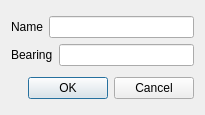
<?xml version="1.0" encoding="UTF-8"?>
<ui version="4.0">
 <class>RotPresetDialog</class>
 <widget class="QDialog" name="RotPresetDialog">
  <property name="geometry">
   <rect>
    <x>0</x>
    <y>0</y>
    <width>205</width>
    <height>115</height>
   </rect>
  </property>
  <property name="windowTitle">
   <string>Dialog</string>
  </property>
  <layout class="QVBoxLayout" name="verticalLayout_2">
   <item>
    <layout class="QVBoxLayout" name="verticalLayout">
     <item>
      <layout class="QHBoxLayout" name="horizontalLayout">
       <item>
        <widget class="QLabel" name="label">
         <property name="text">
          <string>Name</string>
         </property>
        </widget>
       </item>
       <item>
        <widget class="QLineEdit" name="nameEdit1">
         <property name="maxLength">
          <number>15</number>
         </property>
        </widget>
       </item>
      </layout>
     </item>
     <item>
      <layout class="QHBoxLayout" name="horizontalLayout_2">
       <item>
        <widget class="QLabel" name="label_2">
         <property name="text">
          <string>Bearing</string>
         </property>
        </widget>
       </item>
       <item>
        <widget class="QLineEdit" name="bearingEdit1">
         <property name="maxLength">
          <number>3</number>
         </property>
        </widget>
       </item>
      </layout>
     </item>
    </layout>
   </item>
   <item>
    <widget class="QDialogButtonBox" name="buttonBox">
     <property name="orientation">
      <enum>Qt::Horizontal</enum>
     </property>
     <property name="standardButtons">
      <set>QDialogButtonBox::Cancel|QDialogButtonBox::Ok</set>
     </property>
    </widget>
   </item>
  </layout>
 </widget>
 <resources/>
 <connections>
  <connection>
   <sender>buttonBox</sender>
   <signal>accepted()</signal>
   <receiver>RotPresetDialog</receiver>
   <slot>accept()</slot>
   <hints>
    <hint type="sourcelabel">
     <x>248</x>
     <y>254</y>
    </hint>
    <hint type="destinationlabel">
     <x>157</x>
     <y>274</y>
    </hint>
   </hints>
  </connection>
  <connection>
   <sender>buttonBox</sender>
   <signal>rejected()</signal>
   <receiver>RotPresetDialog</receiver>
   <slot>reject()</slot>
   <hints>
    <hint type="sourcelabel">
     <x>316</x>
     <y>260</y>
    </hint>
    <hint type="destinationlabel">
     <x>286</x>
     <y>274</y>
    </hint>
   </hints>
  </connection>
 </connections>
</ui>
